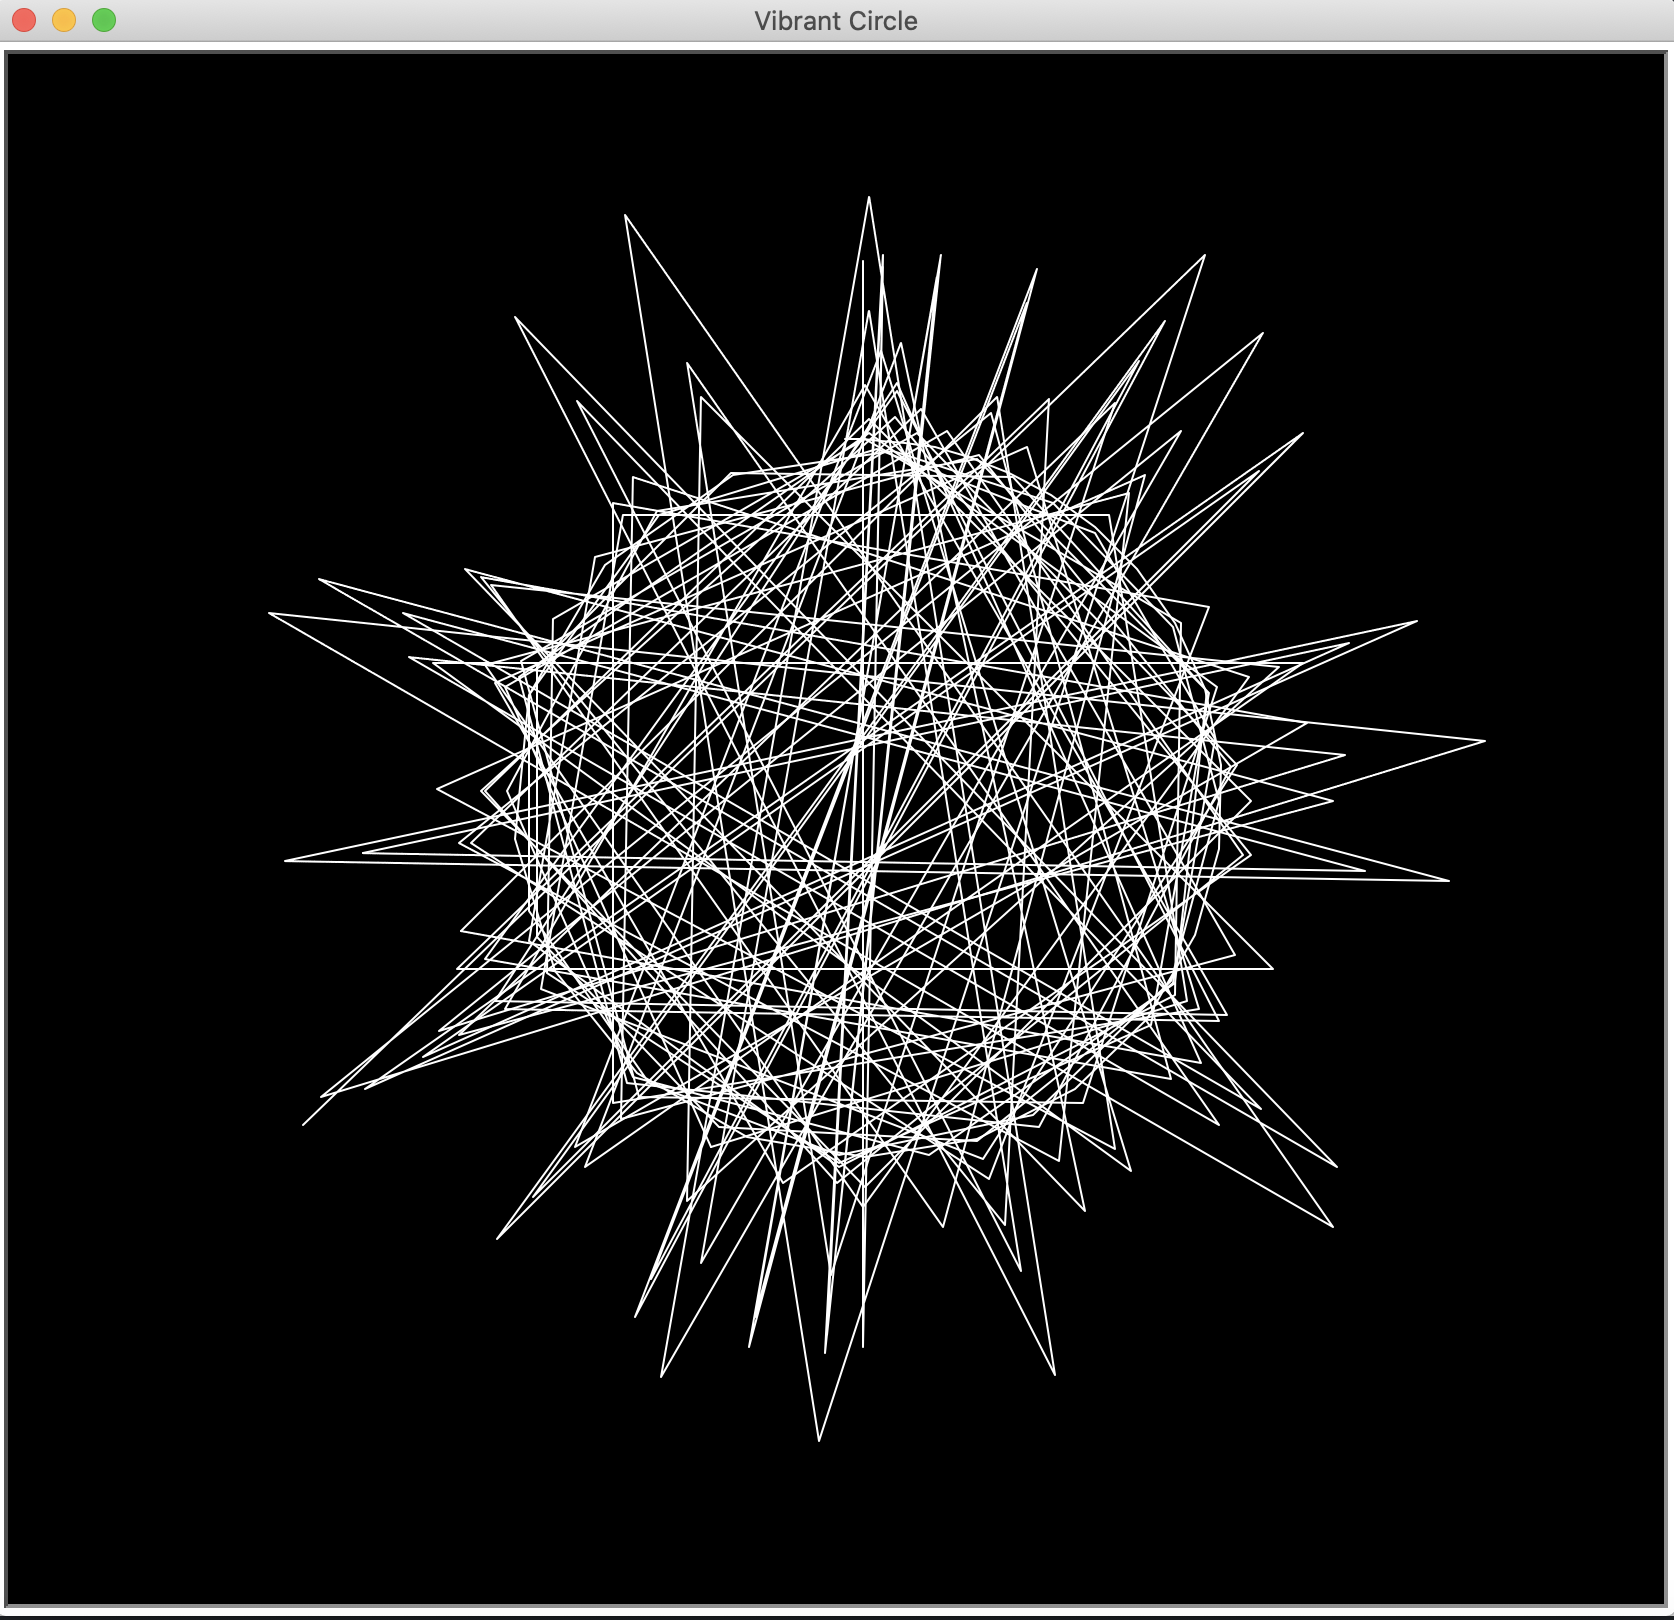

Recreate this plot in Python.
import turtle
t = turtle.Turtle()
s = turtle.Screen()
s.title('Vibrant Circle')
s.bgcolor('black')
t.pencolor('white')
a = 0
b = 0
t.speed(0)
t.penup()
t.goto(0,200)
t.pendown()
while True:
    t.forward(a)
    t.right(b)
    a+=3
    b+=1
    if b ==210:
        break
    t.hideturtle()
turtle.done()
